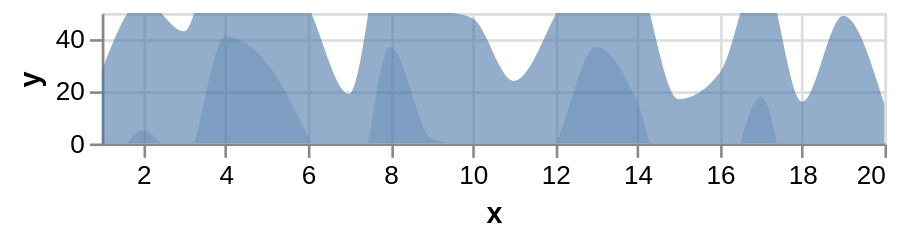

Here is the Vega-Lite specification saved for this chart:
### Vega-Lite specification from a JSON file in a GitHub repository (floating-point values rounded to 4 significant figures)
{"$schema": "https://vega.github.io/schema/vega-lite/v6.json", "width": 300, "height": 50, "data": {"values": [{"x": 1, "y": 28}, {"x": 2, "y": 55}, {"x": 3, "y": 43}, {"x": 4, "y": 91}, {"x": 5, "y": 81}, {"x": 6, "y": 53}, {"x": 7, "y": 19}, {"x": 8, "y": 87}, {"x": 9, "y": 52}, {"x": 10, "y": 48}, {"x": 11, "y": 24}, {"x": 12, "y": 49}, {"x": 13, "y": 87}, {"x": 14, "y": 66}, {"x": 15, "y": 17}, {"x": 16, "y": 27}, {"x": 17, "y": 68}, {"x": 18, "y": 16}, {"x": 19, "y": 49}, {"x": 20, "y": 15}]}, "encoding": {"x": {"field": "x", "type": "quantitative", "scale": {"zero": false, "nice": false}}, "y": {"field": "y", "type": "quantitative", "scale": {"domain": [0, 50]}, "axis": {"title": "y"}}}, "layer": [{"mark": {"type": "area", "clip": true, "orient": "vertical", "opacity": 0.6}}, {"transform": [{"calculate": "datum.y - 50", "as": "ny"}], "mark": {"type": "area", "clip": true, "orient": "vertical"}, "encoding": {"y": {"field": "ny", "type": "quantitative", "scale": {"domain": [0, 50]}}, "opacity": {"value": 0.3}}}], "config": {"area": {"interpolate": "monotone"}}}
